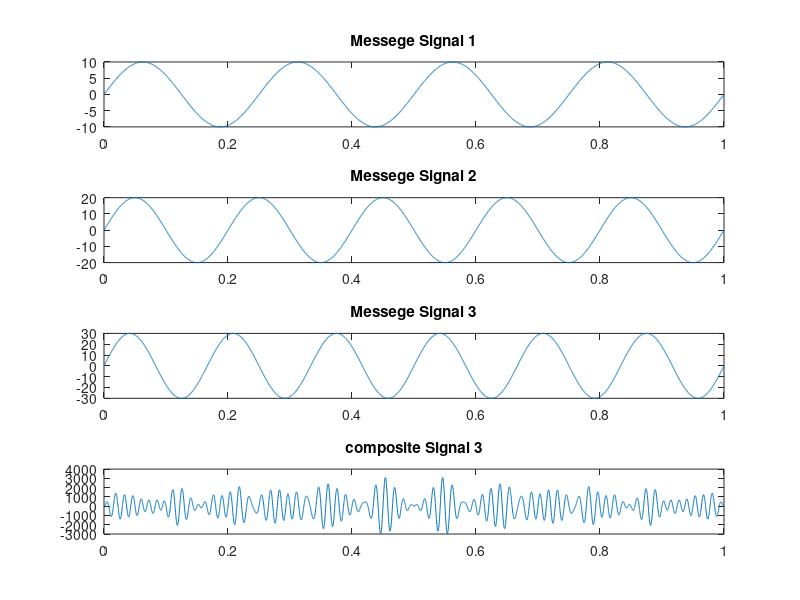

This chart was generated by the following MATLAB code:
clc;
clear;
close all;

Am1=10;
Am2=20;
Am3=30;

Ac1=40;
Ac2=50;
Ac3=60;

fm1=4;
fm2=5;
fm3=6;


fc1=50;
fc2=60;
fc3=70;

fs=5000;
t=0:1/fs:1;

m1=Am1*sin(2*pi*fm1*t);
m2=Am2*sin(2*pi*fm2*t);
m3=Am3*sin(2*pi*fm3*t);

c1=Ac1*sin(2*pi*fc1*t);
c2=Ac2*sin(2*pi*fc2*t);
c3=Ac3*sin(2*pi*fc3*t);

subplot(4,1,1);
plot(t,m1)
title('Messege Signal 1');

subplot(4,1,2);
plot(t,m2)
title('Messege Signal 2');

subplot(4,1,3);
plot(t,m3)
title('Messege Signal 3');

com=(c1.*m1)+(c2.*m2)+(c3.*m3);

subplot(4,1,4);
plot(t,com)
title('composite Signal 3');
